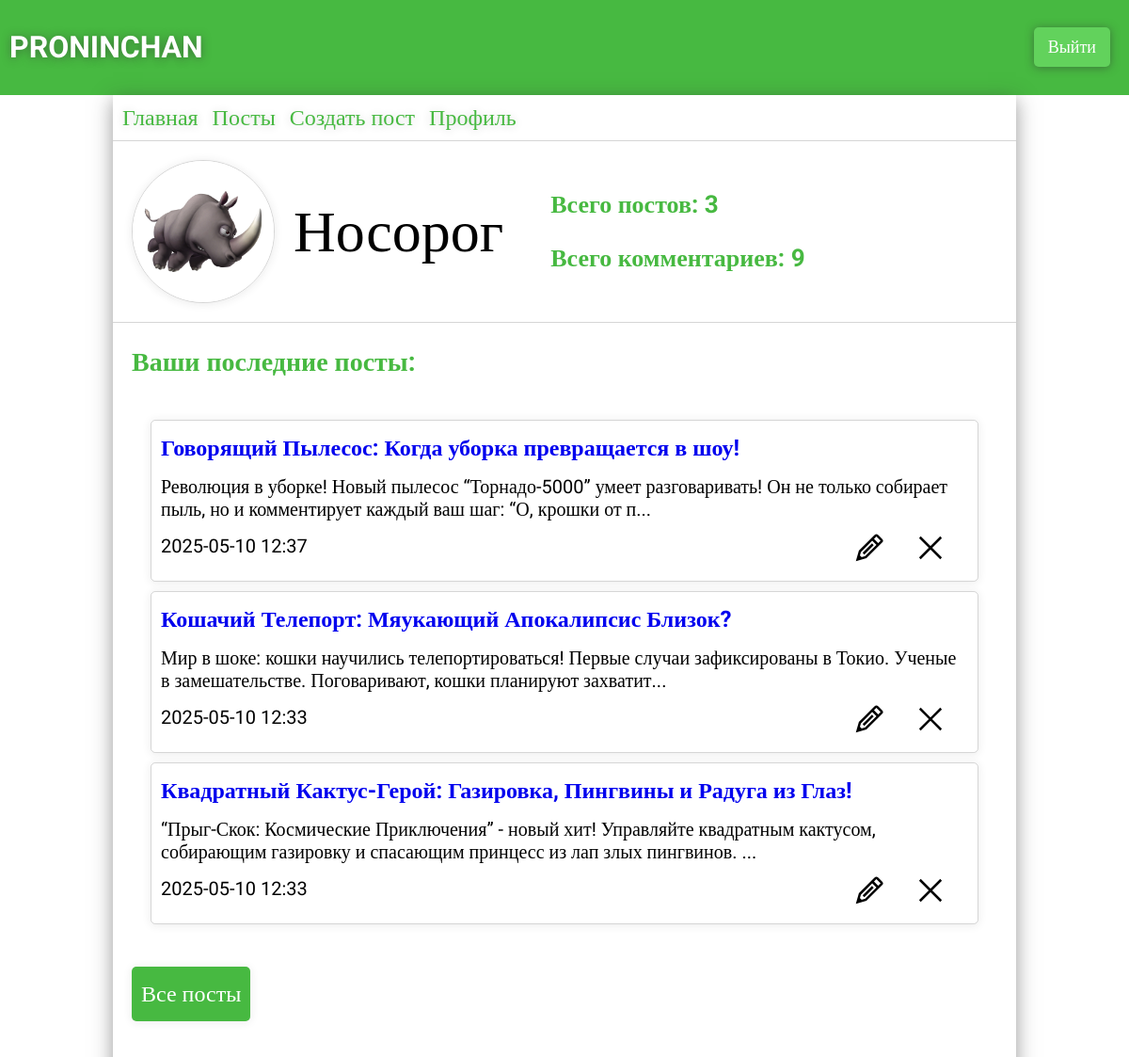
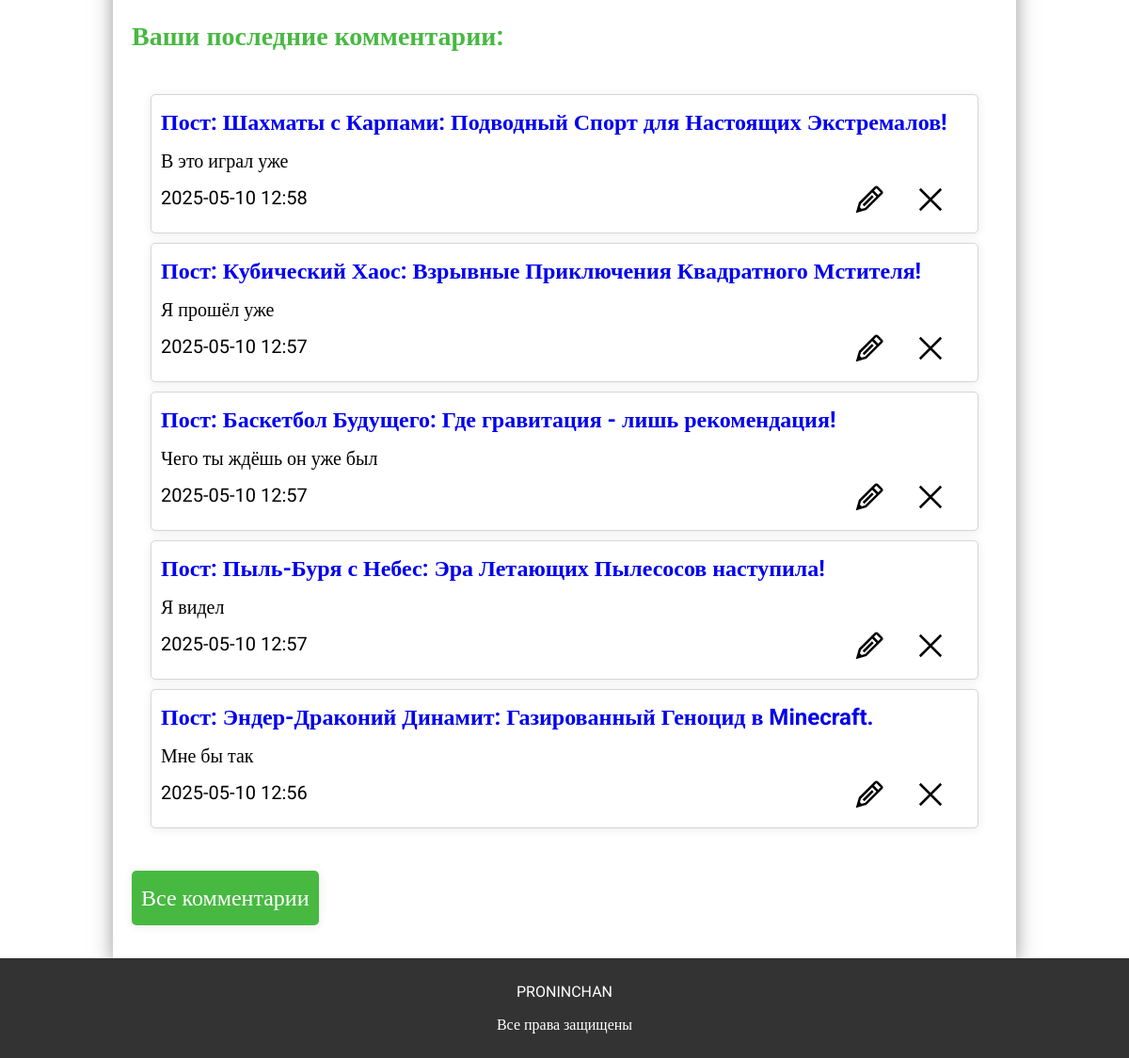
Page /profile (signed in) on the committed database (2 pictures, top to bottom).
### app.py (models this page shows)
class Users(db.Model):
    __tablename__ = 'users'
    id = db.Column(db.Integer, primary_key=True)
    username = db.Column(db.String(32), unique=True, nullable=False)
    photo = db.Column(db.String(124))
    email = db.Column(db.String(64), unique=True, nullable=False)
    password = db.Column(db.String(30), nullable=False)
    access = db.Column(db.String(64), nullable=False, default='user')
    all_posts = db.relationship("ForumPosts", backref="user_author", cascade="all, delete-orphan")
    all_comments = db.relationship("ForumComments", backref="user_author")

class ForumPosts(db.Model):
    __tablename__ = 'forum_posts'
    id = db.Column(db.Integer, primary_key=True)
    user_id = db.Column(db.Integer, db.ForeignKey('users.id'), nullable=False)
    theme = db.Column(db.String(124), nullable=False)
    text = db.Column(db.Text, nullable=False)
    section_id = db.Column(db.Integer, db.ForeignKey('forum_sections.id'), nullable=False)
    category_id = db.Column(db.Integer, db.ForeignKey('forum_categories.id'), nullable=False)
    created_at = db.Column(db.DateTime, default=datetime.now)
    user = db.relationship("Users", backref="posts")
    sections = db.relationship("ForumSections")
    categories = db.relationship("ForumCategory")
    all_comments = db.relationship("ForumComments", backref="forum_post", cascade="all, delete-orphan")

class ForumComments(db.Model):
    __tablename__ = 'forum_comments'
    id = db.Column(db.Integer, primary_key=True)
    user_id = db.Column(db.Integer, db.ForeignKey('users.id'), nullable=False)
    text = db.Column(db.Text, nullable=False)
    created_at = db.Column(db.DateTime, default=datetime.now)
    post_id = db.Column(db.Integer, db.ForeignKey('forum_posts.id'), nullable=False)
    user = db.relationship("Users", backref="comments")
    post = db.relationship('ForumPosts', backref='comments')

### app.py (the view)
@app.route('/profile')
def profile():
    if 'user' in session:
        try:
            access = (Users.query.filter_by(id=session['user']).first()).access
        except:
            return redirect(url_for('logout'))
        user = Users.query.filter_by(id=session['user']).first()
        user_posts =  ForumPosts.query.filter_by(user_id=session['user']).order_by(ForumPosts.created_at.desc()).limit(5).all()
        user_comments = ForumComments.query.filter_by(user_id=session['user']).order_by(ForumComments.created_at.desc()).limit(5).all()
        c_total = ForumComments.query.filter_by(user_id=session['user']).count()
        p_total = ForumPosts.query.filter_by(user_id=session['user']).count()
        return render_template('profile.html', user = user, posts=user_posts,
                               comments=user_comments, c_total=c_total,p_total=p_total, access=access)
    return render_template('profile.html')

### templates/profile.html (shortened to what this page needs)
{% extends 'base.html' %}
{% block main %}
<link rel="stylesheet" href="{{ url_for('static', filename='css/profile.css') }}">
{% if session['user'] %}
<div class="profile">
    <div class="profile-container">
        <div class="profile-person">
            <form class="profile-person-img">
                <img src="{{ url_for('static', filename=user.photo) if user.photo else url_for('static', filename='img/person.svg') }}" alt="">
            </form>
            <p>{{user.username}}</p>
        </div>
        <div class="profile-data">
            <p>Всего постов: {{p_total}}</p>
            <p>Всего комментариев: {{c_total}}</p>
        </div>
    </div>
    <div class="commentsposts">
        <p>Ваши последние посты:</p>
        <div class="commentsposts-container">
            {% for post in posts %}
            <div class="commentsposts-container-post" id="post-{{post.id}}">
                <div class="commentsposts-container-post-edit">
                    <img src="../static/img/Edit.svg" alt="" class="edit-post" id="post-{{post.id}}" data-post-id="{{post.id}}">
                    <img src="../static/img/Close.svg" alt="" class="delete-post" data-post-id="{{post.id}}">
                </div>
                <a class="post-theme" href="{{url_for('post', post=post.id)}}">{{post.theme}}</a>
                <p class="post-text"  data-text="{{post.text}}">{{post.text | truncate(150, True, '...')}}</p>
                <p class="post-created">{{post.created_at.strftime('%Y-%m-%d %H:%M')}}</p>
            </div>
            {% endfor %}
        </div>
        <button><a href="{{url_for('user_posts')}}">Все посты</a></button>
    </div>
    <div  class="commentsposts">
        <p>Ваши последние комментарии:</p>
        <div class="commentsposts-container">
            {% for comment in comments %}
            <div class="commentsposts-container-post" id="comment-{{comment.id}}">
                <div class="commentsposts-container-post-edit">
                    <img src="../static/img/Edit.svg" alt="" class="edit-comment" id="comment-{{comment.id}}" data-comment-id="{{comment.id}}">
                    <img src="../static/img/Close.svg" alt="" class="delete-comment" data-comment-id="{{comment.id}}">
                </div>
                <a href="{{url_for('post', post=comment.post_id)}}">Пост: {{comment.post.theme}}</a>
                <p class="comment-text" data-text="{{comment.text}}">{{comment.text | truncate(100, True, '...')}}</p>
                <p class="comment-created">{{comment.created_at.strftime('%Y-%m-%d %H:%M')}}</p>
            </div>
            {% endfor %}
        </div>
        <button><a href="{{url_for('user_comments')}}">Все комментарии</a></button>
    </div>
</div>
{% else %}
    <div class="login">
        <h2>Войдите в аккаунт</h2>
    </div>
{% endif %}
{% endblock %}

### static/css/base.css (style rules this page uses)
* { font-family: "Roboto"; }
body { margin: 0; padding: 0; display: flex; flex-direction: column; min-height: 100vh; }

### static/css/profile.css (style rules this page uses)
.profile .profile-container { display: flex; align-items: center; padding: 20px; border-bottom: 1px solid rgba(51, 51, 51, 0.2); }
.profile .profile-person { display: flex; align-items: center; cursor: pointer; }
.profile .profile-person p { font-size: 62px; margin: 0; margin-left: 20px; }
.profile .profile-person .profile-person-img { position: relative; width: 150px; height: 150px; border-radius: 50%; overflow: hidden; display: flex; align-items: center; box-shadow: 0 1px 10px rgba(51, 51, 51, 0.1); border: 1px solid rgba(51, 51, 51, 0.2); }
.profile .profile-person .profile-person-img img { width: 100%; cursor: pointer; }
.profile .profile-data { color: #47b941; font-weight: bolder; margin-left: 50px; font-size: 26px; }
.commentsposts { padding: 20px; font-size: 20px; }
.commentsposts p:first-child { color: #47b941; font-weight: bolder; font-size: 28px; margin: 15px 0; margin-top: 5px; }
.commentsposts button { background-color: #47b941; padding: 15px 10px; margin: 15px 0; box-shadow: 0 1px 10px rgba(51, 51, 51, 0.1); border: none; border-radius: 5px; transition: 0.3s ease; }
.commentsposts button a { font-size: 24px; text-decoration: none; color: white; }
.commentsposts .commentsposts-container { padding: 20px; }
.commentsposts .commentsposts-container .commentsposts-container-post { position: relative; border-radius: 5px; box-shadow: 0 1px 10px rgba(51, 51, 51, 0.1); border: 1px solid rgba(51, 51, 51, 0.2); padding: 10px; padding-top: 15px; margin: 10px 0; }
.commentsposts .commentsposts-container .commentsposts-container-post a { text-decoration: none; font-weight: bolder; font-size: 24px; margin: 15px 0; }
.commentsposts .commentsposts-container .commentsposts-container-post p { margin: 15px 0; }
.commentsposts .commentsposts-container .commentsposts-container-post .commentsposts-container-post-edit { position: absolute; right: 20px; bottom: 0; }
.commentsposts .commentsposts-container .commentsposts-container-post .commentsposts-container-post-edit img { width: 30px; margin: 15px 15px; transition: 0.2s ease; }

### rows in the picture
Users: photo (picture), username "Носорог"
ForumPosts: theme "Говорящий Пылесос: Когда уборка превращается в шоу!", text "Революция в уборке! Новый пылесос “Торнадо-5000” умеет разговаривать! Он не только собирает пыль, но и комментирует каждый ваш шаг: “О, крошки от п...", created_at "2025-05-10 12:37"
ForumPosts: theme "Кошачий Телепорт: Мяукающий Апокалипсис Близок?", text "Мир в шоке: кошки научились телепортироваться! Первые случаи зафиксированы в Токио. Ученые в замешательстве. Поговаривают, кошки планируют захватит...", created_at "2025-05-10 12:33"
ForumPosts: theme "Квадратный Кактус-Герой: Газировка, Пингвины и Радуга из Глаз!", text "“Прыг-Скок: Космические Приключения” - новый хит! Управляйте квадратным кактусом, собирающим газировку и спасающим принцесс из лап злых пингвинов. ...", created_at "2025-05-10 12:33"
ForumComments: post.theme "Шахматы с Карпами: Подводный Спорт для Настоящих Экстремалов!", text "В это играл уже", created_at "2025-05-10 12:58"
ForumComments: post.theme "Кубический Хаос: Взрывные Приключения Квадратного Мстителя!", text "Я прошёл уже", created_at "2025-05-10 12:57"
ForumComments: post.theme "Баскетбол Будущего: Где гравитация - лишь рекомендация!", text "Чего ты ждёшь он уже был", created_at "2025-05-10 12:57"
ForumComments: post.theme "Пыль-Буря с Небес: Эра Летающих Пылесосов наступила!", text "Я видел", created_at "2025-05-10 12:57"
ForumComments: post.theme "Эндер-Драконий Динамит: Газированный Геноцид в Minecraft.", text "Мне бы так", created_at "2025-05-10 12:56"

### other values in the picture
{{ p_total }} "3"
{{ c_total }} "9"
